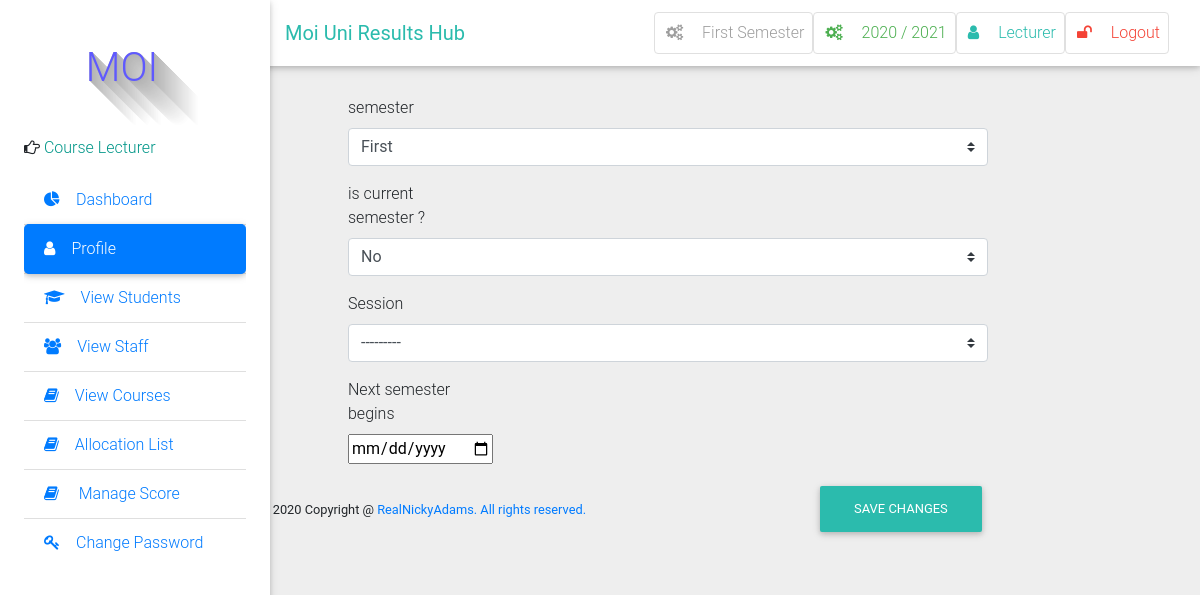
The app's page /semester/edit/1/ (signed in) with its own data.
### result/models.py (models this page shows, shortened)
class Semester(models.Model):
    semester = models.CharField(max_length=10, choices=SEMESTER, blank=True)
    is_current_semester = models.BooleanField(default=False, blank=True, null=True)
    session = models.ForeignKey(Session, on_delete=models.CASCADE, blank=True, null=True)
    next_semester_begins = models.DateField(null=True, blank=True)
    def __str__(self):
        return self.semester

class Session(models.Model):
    session = models.CharField(max_length=200, unique=True)
    is_current_session = models.BooleanField(default=False, blank=True, null=True)
    next_session_begins = models.DateField(blank=True, null=True)
    def __str__(self):
        return self.session

class User(AbstractUser):
    is_student = models.BooleanField(default=False)
    is_lecturer = models.BooleanField(default=False)
    phone = models.CharField(max_length=60, blank=True, null=True)
    address = models.CharField(max_length=60, blank=True, null=True)
    picture = models.ImageField(upload_to="pictures/", blank=True, null=True)
    email = models.EmailField(blank=True, null=True)
    admission = models.CharField(max_length=10)
    username_validator = ASCIIUsernameValidator()

### result/views.py (the view)
# urls.py: path('semester/edit/<int:pk>/', views.semester_update_view, name="edit_semester"),
@login_required
@lecturer_required
def semester_update_view(request, pk):
    semester = Semester.objects.get(pk=pk)
    if request.method == 'POST':
        if request.POST.get('is_current_semester') == 'True': # returns string of 'True' if the user selected yes for 'is current semester'
            unset_semester = Semester.objects.get(is_current_semester=True)
            unset_semester.is_current_semester = False
            unset_semester.save()
            unset_session = Session.objects.get(is_current_session=True)
            unset_session.is_current_session = False
            unset_session.save()
            new_session = request.POST.get('session')
            form = SemesterForm(request.POST, instance=semester)
            if form.is_valid():
            	set_session = Session.objects.get(pk=new_session)
            	set_session.is_current_session = True
            	set_session.save()
            	form.save()
            	messages.success(request, 'Semester updated successfully !')
            	return redirect('manage_semester')
        else:
            form = SemesterForm(request.POST, instance=semester)
            if form.is_valid():
                form.save()
                return redirect('manage_semester')
    else:
        form = SemesterForm(instance=semester)
    return render(request, 'result/semester_update.html', {'form': form})

### result/forms.py
class SemesterForm(forms.ModelForm):
    semester = forms.CharField(
        widget=forms.Select(
            choices = SEMESTER,
            attrs={
                'class': 'browser-default custom-select',
            }
        ),
        label = "semester",
    )
    is_current_semester = forms.CharField(
        widget=forms.Select(
            choices = ((True, 'Yes'), (False, 'No')),
            attrs={
                'class': 'browser-default custom-select',
            }
        ),
        label = "is current semester ?",
    )
    session = forms.ModelChoiceField(
        queryset=Session.objects.all(),
        widget=forms.Select(
            attrs={
                'class': 'browser-default custom-select',
            }
        ),
        required=True
    )
    next_semester_begins = forms.DateTimeField(
        widget=forms.TextInput(
            attrs={
                'type': 'date',
            }
        ),
        required=True)
    class Meta:
        model = Semester
        fields = ['semester', 'is_current_semester', 'session', 'next_semester_begins']

### result/context_processors.py (called while the page is built)
def get_current_year_to_context(request):
    current_datetime = datetime.datetime.now()
    return {
        'current_year': current_datetime.year
    }

def session_processor(request):
    current_session = Session.objects.get(is_current_session=True)
    return {"current_session": current_session}

def semester_processor(request):
    current_semester = Semester.objects.get(is_current_semester=True)
    return {"current_semester": current_semester}

### templates/result/semester_update.html (shortened to what this page needs)
{% extends 'base.html' %}
{% block side_bar %}
    {% include 'partial_active_element.html' with active='Profile' %}
{% endblock side_bar %}
{% block content %}
  <div class="container-fluid mt-5">
      <form role="form" class="form-horizontal" method="post" action="" enctype="multipart/form-data">
        {% for field in form.visible_fields %}
          <div class="form-group{% if field.errors %} has-error{% endif %}">
            <label for="{{ field.label }}" class="col-sm-2 control-label">{{ field.label }}</label>
            <div class="col-sm-10">
              {{ field }}
            </div>
          </div>
        {% endfor %}
        <div class="form-group">
          <div class="col-sm-offset-2 col-sm-10">
            <button type="submit" class="btn btn-default pull-right">Save Changes</button>
          </div>
        </div>
      </form>
    </div>
{% endblock %}

### templates/base.html (shortened to what this page needs)
 {%load static %}
<!DOCTYPE html>
<html lang="en">
    <head>
        <link rel="stylesheet" href="https://maxcdn.bootstrapcdn.com/font-awesome/4.7.0/css/font-awesome.min.css">
        <link href="{% static 'css/bootstrap.min.css' %}" rel="stylesheet">
        <link href="{% static 'css/mdb.min.css' %}" rel="stylesheet">
        <link href="{% static 'css/style.css' %}" rel="stylesheet">
    </head>
    <body class="grey lighten-3">
    <header>
        <nav class="navbar fixed-top navbar-expand-lg navbar-light white scrolling-navbar">
            <div class="container-fluid">
                <a class="navbar-brand waves-effect" href="/">
                    <strong class="text-default ">Moi Uni Results Hub</strong>
                </a>
                <div class="collapse navbar-collapse" id="navbarSupportedContent">
                          {% if user.is_authenticated %}
                    <ul class="navbar-nav nav-flex-icons">
                        <li class="nav-item">
                            <a href="{% if request.user.is_superuser %}{% url 'manage_semester' %}{% else %}#{% endif %}" class="nav-link border border-light grey-text rounded waves-effect">
                                <i class="fa fa-cogs mr-3"></i>{{ current_semester }} Semester
                            </a>
                        </li>
                        <li class="nav-item">
                            <a href="{% if request.user.is_superuser %}{% url 'manage_session' %}{% else %}#{% endif %}" class="nav-link border border-light green-text rounded waves-effect">
                                <i class="fa fa-cogs mr-3"></i>{{ current_session }}
                            </a>
                        </li>
                        <li class="nav-item">
                            <a href="{% url 'profile' %}" class="nav-link border border-light rounded waves-effect text-default">
                                <i  class="fa fa-user mr-3"></i>{{ user|capfirst }}
                            </a>
                        </li>
                         <li class="nav-item">
                            <a href="/accounts/logout/" class="nav-link border border-light rounded waves-effect red-text">
                                <i class="fa fa-unlock mr-3"></i>Logout
                            </a>
                        </li>
                    {% endif %}
                </div>
            </div>
        </nav>
        <div class="sidebar-fixed position-fixed">
                <p style="margin-left: 30px;" id="icon" class="logo"> MOI</p>
                {% if request.user.is_lecturer %}
                <p><i class="fa fa-hand-o-right" aria-hidden="true"></i>
                    <span class="teal-text text-center"> Course Lecturer</span></p>
                {% elif request.user.is_student %}
                <p><i class="fa fa-hand-o-right" aria-hidden="true"></i>
                    <span class="teal-text text-center"> Student</span></p>
                {% else %}
                <p><i class="fa fa-hand-o-right" aria-hidden="true"></i>
                    <span class="teal-text text-center"> System Admin</span></p>
                {% endif %}
            <div class="dashboard">
            {% block side_bar %}{% endblock side_bar %}
            </div>
        </div>
    </header>
    <main class="pt-5 mx-lg-5">
        {% block content%} {% endblock %}
    </main>
<footer class="footer text-center">
        <div class="container">
            <small class="copyright">{{ current_year }} Copyright @ <a href="#">RealNickyAdams. All rights reserved. </a></small>
        </div>
    </footer>
    </body>
</html>

### static/css/style.css (style rules this page uses)
.sidebar-fixed { height: 100vh; width: 270px; -webkit-box-shadow: 0 2px 5px 0 rgba(0, 0, 0, 0.16), 0 2px 10px 0 rgba(0, 0, 0, 0.12); box-shadow: 0 2px 5px 0 rgba(0, 0, 0, 0.16), 0 2px 10px 0 rgba(0, 0, 0, 0.12); z-index: 1050; background-color: #fff; padding: 1.5rem; padding-top: 0; }
@media (min-width: 1200px) { .navbar, .page-footer, main { padding-left: 270px; } }
.logo { text-color:#006666; text-shadow: rgb(179, 179, 179) 0px 0px 0px, rgb(180, 180, 180) 1px 1px 0px, rgb(182, 182, 182) 2px 2px 0px, rgb(184, 184, 184) 3px 3px 0px, rgb(185, 185, 185) 4px 4px 0px, rgb(187, 187, 187) 5px 5px 0px, rgb(189, 189, 189) 6px 6px 0px, rgb(190, 190, 190) 7px 7px 0px, rgb(192, 192, 192) 8px 8px 0px, rgb(194, 194, 194) 9px 9px 0px, rgb(195, 195, 195) 10px 10px 0px, rgb(197, 197, 197) 11px 11px 0px, rgb(199, 199, 199) 12px 12px 0px, rgb(201, 201, 201) 13px 13px 0px, rgb(202, 202, 202) 14px 14px 0px, rgb(204, 204, 204) 15px 15px 0px, rgb(206, 206, 206) 16px 16px 0px, rgb(207, 207, 207) 17px 17px 0px, rgb(209, 209, 209) 18px 18px 0px, rgb(211, 211, 211) 19px 19px 0px, rgb(212, 212, 212) 20px 20px 0px, rgb(214, 214, 214) 21px 21px 0px, rgb(216, 216, 216) 22px 22px 0px, rgb(218, 218, 218) 23px 23px 0px, rgb(219, 219, 219) 24px 24px 0px, rgb(221, 221, 221) 25px 25px 0px, rgb(223, 223, 223) 26px 26px 0px, rgb(224, 224, 224) 27px 27px 0px, rgb(226, 226, 226) 28px 28px 0px, rgb(228, 228, 228) 29px 29px 0px, rgb(230, 230, 230) 30px 30px 0px, rgb(231, 231, 231) 31px 31px 0px, rgb(233, 233, 233) 32px 32px 0px, rgb(235, 235, 235) 33px 33px 0px, rgb(236, 236, 236) 34px 34px 0px, rgb(238, 238, 238) 35px 35px 0px, rgb(240, 240, 240) 36px 36px 0px, rgb(241, 241, 241) 37px 37px 0px, rgb(243, 243, 243) 38px 38px 0px, rgb(245, 245, 245) 39px 39px 0px, rgb(247, 247, 247) 40px 40px 0px, rgb(248, 248, 248) 41px 41px 0px, rgb(250, 250, 250) 42px 42px 0px, rgb(252, 252, 252) 43px 43px 0px, rgb(253, 253, 253) 44px 44px 0px; font-size: 40px; color: rgb(95, 89, 255); height: 120px; width: 136px; line-height: 136px; border-radius: ; text-align: center; background-color: rgb(255, 255, 255); }

### templates/base.html (style rules this page uses)
.dashboard { display: block; max-height: 500px; overflow-y: auto; -ms-overflow-style: -ms-autohiding-scrollbar; }

### records on screen
Semester: semester "First"
Session: session "2020 / 2021", visible_fields "---------"
User: username "Lecturer"
Semester: visible_fields "First" "No"

### other values on screen
{{ field.label }} "semester" "is current semester ?" "Session" "Next semester begins"
